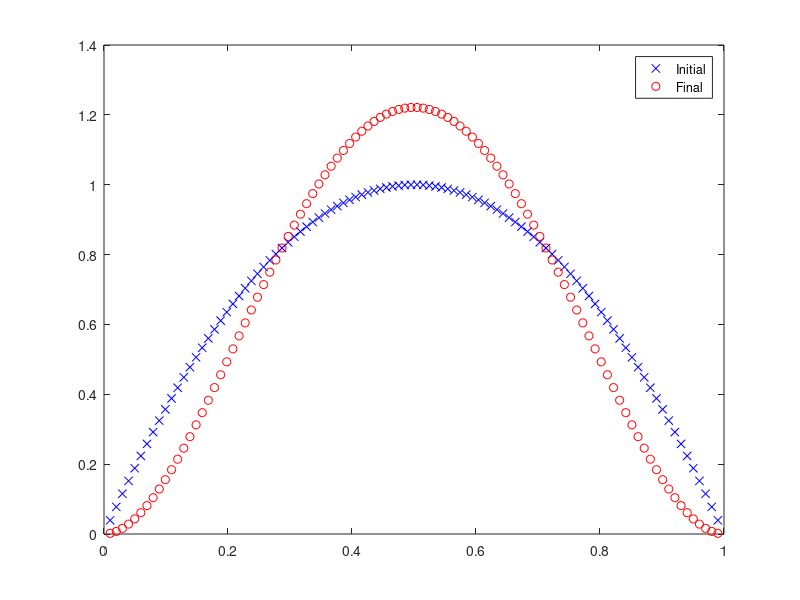

Write MATLAB code to recreate this figure. (Note: this script raises an error after producing the figure.)
clear all
close all

N = 100;
tstar = 0.1;
delta = 1i;

x = linspace(0,1,N+2)';
x = x(2:N+1); % inner nodes
h = 1/(N+1);

y_ex = @(t) exp(t)*(4*x.*(1-x));
%y_ex = @(t) exp(t)*sin(2*pi*x);

g = @(t) 4*exp(t)*(x.*(1-x)+2*delta);
%g = @(t) exp(t)*(1+delta*(2*pi)^2)*sin(2*pi*x);

y0 = y_ex(0);

D2 = toeplitz([-2,1,zeros(1,N-2)]/(h^2));

A = delta*D2;

[V,D] = eig(A);

d = diag(D);

ysol = y_ex(tstar);
%mref = 10000;
%ysol = expquad2(0,1,y0,mref,tstar/mref,g,A,V,d);
normsol = norm(ysol,inf);

figure;
plot(x,y0,'xb',x,ysol.*conj(ysol),'or')
legend('Initial','Final')

mrange = 1:1:200;
counter = 0;

% SINGLE POINT
c1s = 0;

% TRAPEZOIDAL
%c1 = 0;
%c2 = 1;

% GAUSS RADAU
%c1 = 0;
%c2 = 2/3;

% GAUSS
%c1 = (-1/sqrt(3)+1)/2;
%c2 = (1/sqrt(3)+1)/2;

for m = mrange
  m
  counter = counter + 1;
  tau = tstar/m;

  y_eq1 = expquad1(c1s,y0,m,tau,g,A,V,d);
  err_eq1(counter) = norm(ysol-y_eq1,inf)/normsol;

  %y_eq2 = expquad2(c1,c2,y0,m,tau,g,A,V,d);
  %err_eq2(counter) = norm(ysol-y_eq2,inf)/normsol;

end

figure;
loglog(mrange,err_eq1,'xb')
hold on
%loglog(mrange,err_eq2,'or')
loglog(mrange, err_eq1(end)*(mrange/mrange(end)).^(-1),'--k')
loglog(mrange, err_eq1(end)*(mrange/mrange(end)).^(-2),'-k')
%loglog(mrange, err_eq2(1)*(mrange/mrange(1)).^(-3),'-.k')
%legend('ExpQuad1','ExpQuad2')
